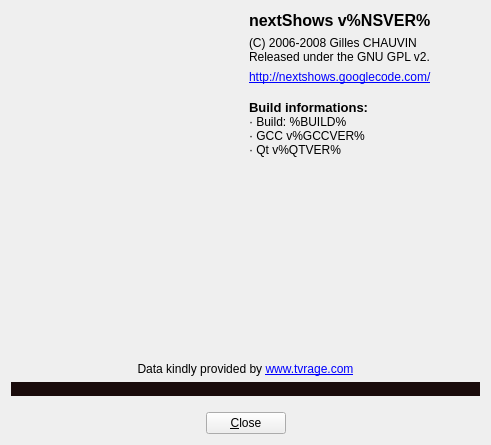
<ui version="4.0" >
 <class>dialogAbout</class>
 <widget class="QWidget" name="dialogAbout" >
  <property name="geometry" >
   <rect>
    <x>0</x>
    <y>0</y>
    <width>491</width>
    <height>445</height>
   </rect>
  </property>
  <property name="windowTitle" >
   <string>About nextShows</string>
  </property>
  <property name="styleSheet" >
   <string notr="true" />
  </property>
  <layout class="QGridLayout" name="gridLayout" >
   <item row="0" column="0" >
    <layout class="QHBoxLayout" name="horizontalLayout_1" >
     <property name="spacing" >
      <number>6</number>
     </property>
     <property name="margin" >
      <number>0</number>
     </property>
     <item>
      <widget class="QLabel" name="lblNextShowsLogo" >
       <property name="text" >
        <string/>
       </property>
       <property name="pixmap" >
        <pixmap resource="../pics/nextshows.qrc" >:/images/logos/nextShows.png</pixmap>
       </property>
       <property name="alignment" >
        <set>Qt::AlignHCenter|Qt::AlignTop</set>
       </property>
      </widget>
     </item>
     <item>
      <layout class="QVBoxLayout" name="verticalLayout_1" >
       <property name="spacing" >
        <number>6</number>
       </property>
       <property name="margin" >
        <number>0</number>
       </property>
       <item>
        <widget class="QLabel" name="lblNextShowsVersion" >
         <property name="font" >
          <font>
           <pointsize>12</pointsize>
           <weight>75</weight>
           <bold>true</bold>
          </font>
         </property>
         <property name="text" >
          <string>nextShows v%NSVER%</string>
         </property>
        </widget>
       </item>
       <item>
        <widget class="QLabel" name="lblCopyright" >
         <property name="text" >
          <string>(C) 2006-2008 Gilles CHAUVIN
Released under the GNU GPL v2.</string>
         </property>
         <property name="textFormat" >
          <enum>Qt::AutoText</enum>
         </property>
         <property name="openExternalLinks" >
          <bool>true</bool>
         </property>
        </widget>
       </item>
       <item>
        <widget class="QLabel" name="lblHomeUrl" >
         <property name="text" >
          <string>&lt;a href="http://nextshows.googlecode.com/">http://nextshows.googlecode.com/&lt;/a></string>
         </property>
         <property name="alignment" >
          <set>Qt::AlignLeading|Qt::AlignLeft|Qt::AlignVCenter</set>
         </property>
         <property name="openExternalLinks" >
          <bool>true</bool>
         </property>
        </widget>
       </item>
       <item>
        <spacer name="verticalSpacer_1" >
         <property name="orientation" >
          <enum>Qt::Vertical</enum>
         </property>
         <property name="sizeType" >
          <enum>QSizePolicy::Fixed</enum>
         </property>
         <property name="sizeHint" stdset="0" >
          <size>
           <width>20</width>
           <height>10</height>
          </size>
         </property>
        </spacer>
       </item>
       <item>
        <widget class="QLabel" name="lblBuildInfos" >
         <property name="text" >
          <string>&lt;!DOCTYPE HTML PUBLIC "-//W3C//DTD HTML 4.0//EN" "http://www.w3.org/TR/REC-html40/strict.dtd">
&lt;html>&lt;head>&lt;meta name="qrichtext" content="1" />&lt;style type="text/css">
p, li { white-space: pre-wrap; }
&lt;/style>&lt;/head>&lt;body style=" font-family:'Sans Serif'; font-size:9pt; font-weight:400; font-style:normal;">
&lt;p style=" margin-top:0px; margin-bottom:0px; margin-left:0px; margin-right:0px; -qt-block-indent:0; text-indent:0px;">&lt;span style=" font-size:10pt; font-weight:600;">Build informations:&lt;/span>&lt;/p>
&lt;p style=" margin-top:0px; margin-bottom:0px; margin-left:0px; margin-right:0px; -qt-block-indent:0; text-indent:0px; font-size:10pt; font-weight:600;">&lt;span style=" font-size:9pt; font-weight:400;">· Build: %BUILD%&lt;/span>&lt;/p>
&lt;p style=" margin-top:0px; margin-bottom:0px; margin-left:0px; margin-right:0px; -qt-block-indent:0; text-indent:0px;">· GCC v%GCCVER%&lt;/p>
&lt;p style=" margin-top:0px; margin-bottom:0px; margin-left:0px; margin-right:0px; -qt-block-indent:0; text-indent:0px;">· Qt v%QTVER%&lt;/p>&lt;/body>&lt;/html></string>
         </property>
        </widget>
       </item>
       <item>
        <spacer name="verticalSpacer_3" >
         <property name="orientation" >
          <enum>Qt::Vertical</enum>
         </property>
         <property name="sizeHint" stdset="0" >
          <size>
           <width>20</width>
           <height>40</height>
          </size>
         </property>
        </spacer>
       </item>
      </layout>
     </item>
    </layout>
   </item>
   <item row="1" column="0" >
    <layout class="QVBoxLayout" name="verticalLayout_2" >
     <property name="spacing" >
      <number>6</number>
     </property>
     <property name="margin" >
      <number>0</number>
     </property>
     <item>
      <widget class="QLabel" name="lblDataProvidedBy" >
       <property name="text" >
        <string>Data kindly provided by &lt;a href="http://www.tvrage.com/">www.tvrage.com&lt;/a></string>
       </property>
       <property name="alignment" >
        <set>Qt::AlignCenter</set>
       </property>
       <property name="openExternalLinks" >
        <bool>true</bool>
       </property>
      </widget>
     </item>
     <item>
      <widget class="QLabel" name="lblTvRageLogo" >
       <property name="sizePolicy" >
        <sizepolicy vsizetype="Preferred" hsizetype="Preferred" >
         <horstretch>0</horstretch>
         <verstretch>0</verstretch>
        </sizepolicy>
       </property>
       <property name="styleSheet" >
        <string notr="true" >QLabel { background: #190b0b; }</string>
       </property>
       <property name="text" >
        <string/>
       </property>
       <property name="pixmap" >
        <pixmap resource="../pics/nextshows.qrc" >:/images/logos/tvrage.jpg</pixmap>
       </property>
       <property name="alignment" >
        <set>Qt::AlignCenter</set>
       </property>
      </widget>
     </item>
    </layout>
   </item>
   <item row="3" column="0" >
    <layout class="QHBoxLayout" name="horizontalLayout" >
     <item>
      <spacer name="horizontalSpacer_1" >
       <property name="orientation" >
        <enum>Qt::Horizontal</enum>
       </property>
       <property name="sizeHint" stdset="0" >
        <size>
         <width>40</width>
         <height>20</height>
        </size>
       </property>
      </spacer>
     </item>
     <item>
      <widget class="QPushButton" name="btnClose" >
       <property name="text" >
        <string>&amp;Close</string>
       </property>
      </widget>
     </item>
     <item>
      <spacer name="horizontalSpacer_2" >
       <property name="orientation" >
        <enum>Qt::Horizontal</enum>
       </property>
       <property name="sizeHint" stdset="0" >
        <size>
         <width>40</width>
         <height>20</height>
        </size>
       </property>
      </spacer>
     </item>
    </layout>
   </item>
   <item row="2" column="0" >
    <spacer name="verticalSpacer_2" >
     <property name="orientation" >
      <enum>Qt::Vertical</enum>
     </property>
     <property name="sizeType" >
      <enum>QSizePolicy::Fixed</enum>
     </property>
     <property name="sizeHint" stdset="0" >
      <size>
       <width>20</width>
       <height>10</height>
      </size>
     </property>
    </spacer>
   </item>
  </layout>
 </widget>
 <resources>
  <include location="../pics/nextshows.qrc" />
 </resources>
 <connections/>
</ui>
